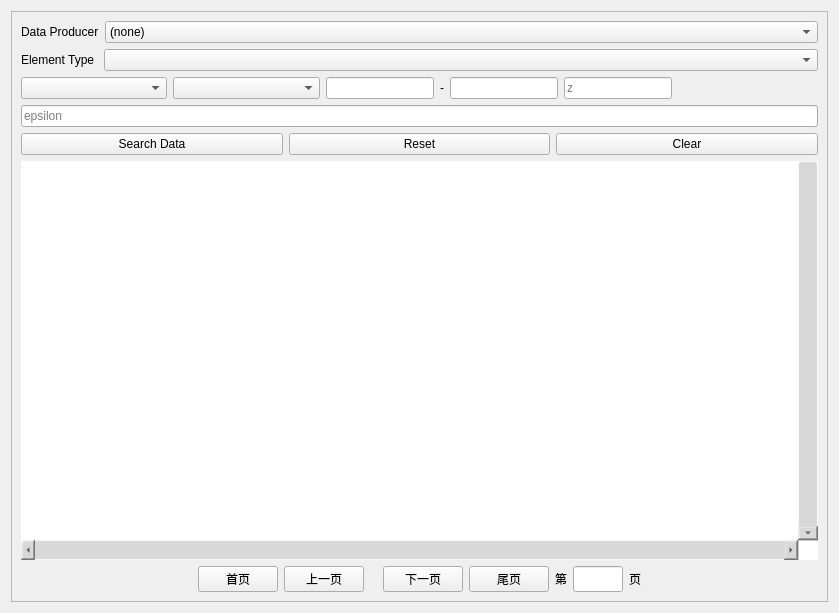
<?xml version="1.0" encoding="UTF-8"?>
<ui version="4.0">
 <class>SearchInfo</class>
 <widget class="QWidget" name="SearchInfo">
  <property name="geometry">
   <rect>
    <x>0</x>
    <y>0</y>
    <width>839</width>
    <height>613</height>
   </rect>
  </property>
  <property name="windowTitle">
   <string>Form</string>
  </property>
  <property name="styleSheet">
   <string notr="true">QHeaderView                   
{
    background:transparent;        
}
QHeaderView::section           
{
                    
    font-family:&quot;Microsoft YaHei&quot;;
    color:#111111;                
 
    background:rgb(170, 255, 255);                         
    text-align:left;               
 
    min-height:49px;              
    max-height:49px;              
 
    margin-left:0px;              
    padding-left:0px;              
}
QTableView QTableCornerButton::section {
    color: white;
    background-color: rgb(170, 255, 255);
    border-radius:0px;
    padding:12px 0 0 10px;
 }
 QTableWidget                  
{
    background:#FFFFFF;         
border:20px;
                    
    font-family:&quot;Microsoft YaHei&quot;; 
    color:#000000;                
}
 QTableWidget::item           
{
 
}
 QTableWidget::item::selected      
{
    color:white;                       
    background:#0088ff;             
}
 QScrollBar::handle:vertical       
{
    background: rgba(125,125,125,20%); 
    border: 0px solid grey;           
    border-radius:3px;                 
    width:20px;                      
}
QScrollBar::vertical                 
{
    border-width:1px;                       
    border-style: solid;                    
    border-color: rgba(255, 255, 255, 10%); 
    width: 20px;                             
    margin:0px 0px 0px 0px;                 
    border-radius:3px;                      
}


 QScrollBar::handle:horizontal       
{
    background: rgba(125,125,125,20%); 
    border: 0px solid grey;           
    border-radius:3px;                 
    height:20px;                      
}
QScrollBar::horizontal                 
{
    border-width:1px;                       
    border-style: solid;                    
    border-color: rgba(255, 255, 255, 10%); 
    height: 20px;                             
    margin:0px 0px 0px 0px;                 
    border-radius:3px;                      
}
QScrollBar::add-page:vertical, QScrollBar::sub-page:vertical 
{
    background:rgba(255,255,255,10%);                           
}
QScollBar::add-line:vertical, QScrollBar::sub-line:vertical  
{
    background:transparent;                                      
}</string>
  </property>
  <layout class="QVBoxLayout" name="verticalLayout">
   <item>
    <widget class="QScrollArea" name="scrollArea">
     <property name="styleSheet">
      <string notr="true">QHeaderView                    // QTableWidget 标题头整个区域
{
    background:transparent;        // 整个标题头区域背景色
}
QHeaderView::section           // 标题头 每个单独的标题区域
{
                    // 每个标题的字体大小
    font-family:&quot;Microsoft YaHei&quot;; // 每个标题的字体类型
    color:#FFFFFF;                 // 每个标题的字体颜色
 
    background:#60669B;            // 每个标题区域的背景色
    border:none;                   // 每个标题区域的边框
    text-align:left;               // 每个标题的对齐方式
 
 
    min-height:49px;               // 标题区域的高度
    max-height:49px;               //
 
    margin-left:0px;               // 每个标题区域的margin
    padding-left:0px;              // 每个标题区域的padding
}
 QTableWidget                   // 整个表格控件
{
    background:#FFFFFF;            // 整个表格控件 背景色
    border:none;                   // 整个表格控件 边框
 
                    // 所有字体大小
    font-family:&quot;Microsoft YaHei&quot;; // 所有字体 family
    color:#000000;                 // 所有字体颜色
}
 QTableWidget::item                // 每个单元格
{
    border-bottom:1px solid #EEF1F7 ; // 只显示每个单元格下边框
}
 QTableWidget::item::selected      // 每个单元格被选中状态
{
    color:white;                        // 每个单元格被选中时 字体颜色
    background:#0088ff;               // 每个单元格被选中时 背景颜色
}
 QScrollBar::handle:vertical        // 垂直滚动条 handle
{
    background: rgba(255,255,255,20%); // 垂直滚动条 handle 的背景色
    border: 0px solid grey;            // 垂直滚动条 handle 边框
    border-radius:3px;                 // 垂直滚动条 handle 圆角
    width: 8px;                        // 垂直滚动条 handle 宽度
}
QScrollBar::vertical                    // 垂直滚动条 区域
{
    border-width:1px;                       // 垂直滚动条 区域 边框宽度
    border-style: solid;                    // 垂直滚动条 区域 边框类型
    border-color: rgba(255, 255, 255, 10%); // 垂直滚动条 区域 边框颜色
    width: 8px;                             // 垂直滚动条 区域 宽度
    margin:0px 0px 0px 0px;                 // 垂直滚动条 区域 margin
    border-radius:3px;                      // 垂直滚动条 区域 圆角
}
QScrollBar::add-page:vertical, QScrollBar::sub-page:vertical // 垂直滚动条  handle上、下区域（未被handle占用的区域）
{
    background:rgba(255,255,255,10%);                            // 垂直滚动条 handle上、下区域的背景色
}
QScollBar::add-line:vertical, QScrollBar::sub-line:vertical  // 垂直滚动条 最顶端与最低端的区域
{
    background:transparent;                                      // 垂直滚动条 最顶端与最低端区域的背景色
}</string>
     </property>
     <property name="widgetResizable">
      <bool>true</bool>
     </property>
     <widget class="QWidget" name="scrollAreaWidgetContents">
      <property name="geometry">
       <rect>
        <x>0</x>
        <y>0</y>
        <width>819</width>
        <height>593</height>
       </rect>
      </property>
      <layout class="QVBoxLayout" name="verticalLayout_2">
       <item>
        <layout class="QHBoxLayout" name="horizontalLayout_3">
         <item>
          <widget class="QLabel" name="label">
           <property name="sizePolicy">
            <sizepolicy hsizetype="Fixed" vsizetype="Preferred">
             <horstretch>0</horstretch>
             <verstretch>0</verstretch>
            </sizepolicy>
           </property>
           <property name="text">
            <string>Data Producer</string>
           </property>
          </widget>
         </item>
         <item>
          <widget class="QComboBox" name="comboBox_DataProducer">
           <item>
            <property name="text">
             <string>(none)</string>
            </property>
           </item>
          </widget>
         </item>
        </layout>
       </item>
       <item>
        <layout class="QHBoxLayout" name="horizontalLayout_4">
         <item>
          <widget class="QLabel" name="label_2">
           <property name="sizePolicy">
            <sizepolicy hsizetype="Fixed" vsizetype="Preferred">
             <horstretch>0</horstretch>
             <verstretch>0</verstretch>
            </sizepolicy>
           </property>
           <property name="text">
            <string>Element Type </string>
           </property>
          </widget>
         </item>
         <item>
          <widget class="QComboBox" name="comboBox_ElementType"/>
         </item>
        </layout>
       </item>
       <item>
        <layout class="QHBoxLayout" name="horizontalLayout">
         <item>
          <widget class="QComboBox" name="comboBox_ElementItem">
           <property name="sizePolicy">
            <sizepolicy hsizetype="Expanding" vsizetype="Fixed">
             <horstretch>0</horstretch>
             <verstretch>0</verstretch>
            </sizepolicy>
           </property>
           <property name="minimumSize">
            <size>
             <width>100</width>
             <height>0</height>
            </size>
           </property>
          </widget>
         </item>
         <item>
          <widget class="QComboBox" name="comboBox_SearchWay">
           <property name="sizePolicy">
            <sizepolicy hsizetype="Expanding" vsizetype="Fixed">
             <horstretch>0</horstretch>
             <verstretch>0</verstretch>
            </sizepolicy>
           </property>
           <property name="minimumSize">
            <size>
             <width>140</width>
             <height>0</height>
            </size>
           </property>
          </widget>
         </item>
         <item>
          <widget class="QLineEdit" name="lineEdit_Value0">
           <property name="sizePolicy">
            <sizepolicy hsizetype="Preferred" vsizetype="Fixed">
             <horstretch>0</horstretch>
             <verstretch>0</verstretch>
            </sizepolicy>
           </property>
          </widget>
         </item>
         <item>
          <widget class="QLabel" name="label_To">
           <property name="text">
            <string>-</string>
           </property>
          </widget>
         </item>
         <item>
          <widget class="QLineEdit" name="lineEdit_Value1">
           <property name="sizePolicy">
            <sizepolicy hsizetype="Preferred" vsizetype="Fixed">
             <horstretch>0</horstretch>
             <verstretch>0</verstretch>
            </sizepolicy>
           </property>
          </widget>
         </item>
         <item>
          <widget class="QLineEdit" name="lineEdit_Value2">
           <property name="sizePolicy">
            <sizepolicy hsizetype="Preferred" vsizetype="Fixed">
             <horstretch>0</horstretch>
             <verstretch>0</verstretch>
            </sizepolicy>
           </property>
           <property name="text">
            <string/>
           </property>
           <property name="placeholderText">
            <string>z</string>
           </property>
          </widget>
         </item>
         <item>
          <spacer name="horizontalSpacer_3">
           <property name="orientation">
            <enum>Qt::Horizontal</enum>
           </property>
           <property name="sizeHint" stdset="0">
            <size>
             <width>40</width>
             <height>20</height>
            </size>
           </property>
          </spacer>
         </item>
        </layout>
       </item>
       <item>
        <widget class="QLineEdit" name="lineEdit_Epsilon">
         <property name="enabled">
          <bool>true</bool>
         </property>
         <property name="placeholderText">
          <string>epsilon</string>
         </property>
        </widget>
       </item>
       <item>
        <layout class="QHBoxLayout" name="horizontalLayout_5">
         <item>
          <widget class="QPushButton" name="btn_SearchData">
           <property name="text">
            <string>Search Data</string>
           </property>
          </widget>
         </item>
         <item>
          <widget class="QPushButton" name="btn_Reset">
           <property name="text">
            <string>Reset</string>
           </property>
          </widget>
         </item>
         <item>
          <widget class="QPushButton" name="btn_Clear">
           <property name="text">
            <string>Clear</string>
           </property>
          </widget>
         </item>
        </layout>
       </item>
       <item>
        <widget class="QTableWidget" name="tableWidget_SearchInfo">
         <property name="styleSheet">
          <string notr="true"/>
         </property>
         <property name="verticalScrollBarPolicy">
          <enum>Qt::ScrollBarAlwaysOn</enum>
         </property>
         <property name="horizontalScrollBarPolicy">
          <enum>Qt::ScrollBarAlwaysOn</enum>
         </property>
         <property name="sizeAdjustPolicy">
          <enum>QAbstractScrollArea::AdjustToContents</enum>
         </property>
         <property name="autoScroll">
          <bool>true</bool>
         </property>
         <property name="editTriggers">
          <set>QAbstractItemView::NoEditTriggers</set>
         </property>
         <property name="iconSize">
          <size>
           <width>20</width>
           <height>20</height>
          </size>
         </property>
         <property name="rowCount">
          <number>0</number>
         </property>
         <property name="columnCount">
          <number>0</number>
         </property>
         <attribute name="horizontalHeaderMinimumSectionSize">
          <number>30</number>
         </attribute>
         <attribute name="verticalHeaderMinimumSectionSize">
          <number>30</number>
         </attribute>
        </widget>
       </item>
       <item>
        <layout class="QHBoxLayout" name="horizontalLayout_2">
         <item>
          <spacer name="horizontalSpacer">
           <property name="orientation">
            <enum>Qt::Horizontal</enum>
           </property>
           <property name="sizeHint" stdset="0">
            <size>
             <width>40</width>
             <height>20</height>
            </size>
           </property>
          </spacer>
         </item>
         <item>
          <widget class="QPushButton" name="btn_FirstPage">
           <property name="text">
            <string>首页</string>
           </property>
          </widget>
         </item>
         <item>
          <widget class="QPushButton" name="btn_LastPage">
           <property name="text">
            <string>上一页</string>
           </property>
          </widget>
         </item>
         <item>
          <widget class="QLabel" name="label_CurrentPage">
           <property name="text">
            <string/>
           </property>
          </widget>
         </item>
         <item>
          <widget class="QPushButton" name="btn_NextPage">
           <property name="text">
            <string>下一页</string>
           </property>
          </widget>
         </item>
         <item>
          <widget class="QPushButton" name="btn_FinalPage">
           <property name="text">
            <string>尾页</string>
           </property>
          </widget>
         </item>
         <item>
          <widget class="QLabel" name="label_4">
           <property name="sizePolicy">
            <sizepolicy hsizetype="Fixed" vsizetype="Preferred">
             <horstretch>0</horstretch>
             <verstretch>0</verstretch>
            </sizepolicy>
           </property>
           <property name="layoutDirection">
            <enum>Qt::RightToLeft</enum>
           </property>
           <property name="text">
            <string>第</string>
           </property>
          </widget>
         </item>
         <item>
          <widget class="QLineEdit" name="lineEdit_CustomPage">
           <property name="sizePolicy">
            <sizepolicy hsizetype="Preferred" vsizetype="Preferred">
             <horstretch>0</horstretch>
             <verstretch>0</verstretch>
            </sizepolicy>
           </property>
           <property name="maximumSize">
            <size>
             <width>50</width>
             <height>16675</height>
            </size>
           </property>
          </widget>
         </item>
         <item>
          <widget class="QLabel" name="label_5">
           <property name="sizePolicy">
            <sizepolicy hsizetype="Fixed" vsizetype="Preferred">
             <horstretch>0</horstretch>
             <verstretch>0</verstretch>
            </sizepolicy>
           </property>
           <property name="text">
            <string>页</string>
           </property>
          </widget>
         </item>
         <item>
          <spacer name="horizontalSpacer_2">
           <property name="orientation">
            <enum>Qt::Horizontal</enum>
           </property>
           <property name="sizeHint" stdset="0">
            <size>
             <width>40</width>
             <height>20</height>
            </size>
           </property>
          </spacer>
         </item>
        </layout>
       </item>
      </layout>
     </widget>
    </widget>
   </item>
  </layout>
 </widget>
 <resources/>
 <connections/>
</ui>
